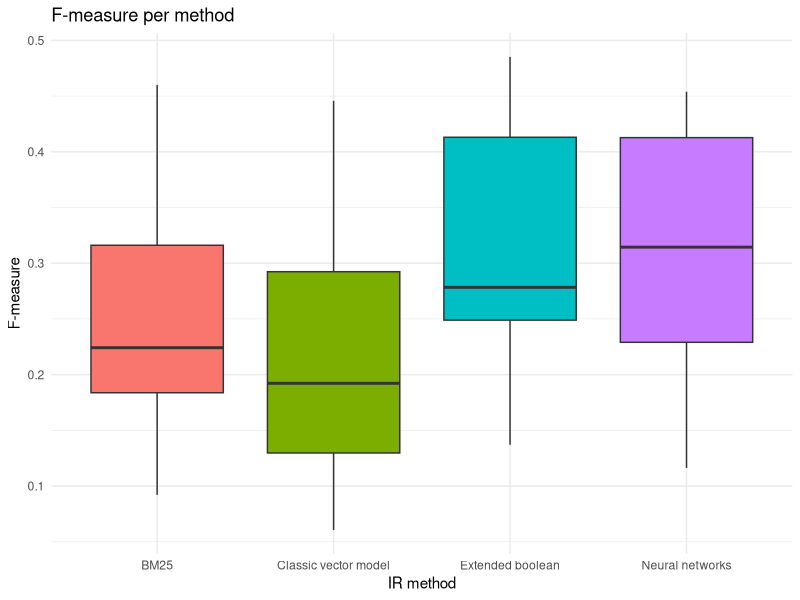
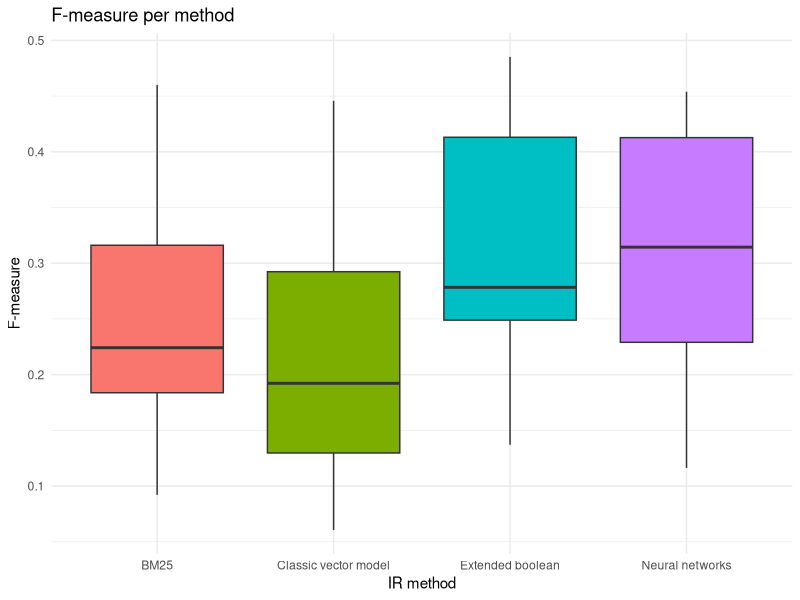

These charts were generated, in order, by the following R code:
#loading library
require("ggplot2")

# selecting the current directory
setwd("/Users/tassiovale/Dropbox/PhD Thesis/spltrac/experiment/results/")

# read csv file
data <- read.csv("2017-07-16_21h32m_output.csv")

ggplot(data=data, aes(x=method, y=fmeasure, fill=method)) +
    geom_boxplot() +
    theme_minimal() +
    ggtitle("F-measure per method") +
    labs(x="IR method", y="F-measure") +
    scale_fill_discrete(guide=FALSE)

ggsave("2017-07-16_21h32m_fmeasure_chart.eps")